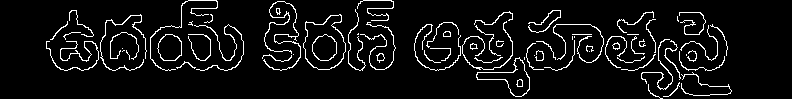
//> input picture CVDRIK_TEST/OCR/line_1.png, 792 x 99 px; its folder holds only this picture in this run
$ ./recog line_1.png   (built with g++ and OpenCV 4)
//> lines starting //> are read from the running program, lines starting //| are printed output that depends on the picture; after the words box and inside, x2 and y2 are one past the last pixel; in counts of white or black regions, pixels touching at a corner belong together
### CVDRIK/CVDRIKTextRecognition/CVDRIKTextRecognition.cpp
/*********************************************************************************
 *
 PROJECT:			CVDRIKTextDetection
 FILE:			    CVDRIKTextRecognition.cpp
 AUTHOR:			KUMAR GAURAV
 DATE:              19th Jan 2014
 DESCRIPTION:		CPP File for Text Recognition Functions

 *********************************************************************************/


/*************************** OTHER INCLUDE FILES *****************************/

#include "CVDRIKTextRecognition.h"

#define EPSILON 0.0001
#define PI 3.141593
#define VERYLARGENUM 1000000


/*****************************************************************************/


/******************************************************************************
 *                           FUNCTIONS                           *

 ******************************************************************************/


// Function for Computing Line Segmentation
// Inputs :-
//			(IplImage*) binImg : Pointer to the 1-Channel Binary Image
//          (int*) numLine : It will contain the number of Lines in text box
//          (IplImage**) lineImg : An array of IplImages where each image corresponds to a particular line of text
// Outputs :-
//			(unsigned char) errCode : The Error Code of Execution
// Invoked As : errCode = computeLineSegmentation( &binImg , &numLine, &lineImg );
unsigned char computeLineSegmentation( IplImage* binImg , int* numLine, IplImage** lineImg)
{

	// Check Inputs
	if((binImg->imageSize<=0) || (binImg->nChannels!=1))
	{
		// Error Code 1: Invalid Input
		return(1);
	}

	// Line Segmentation
	int th1 = 0;// may depend on font
	int baseIndx = -(binImg->widthStep);
	int count=0,flag=0, start=0,end=0;
	for(int y=0 ; y< (binImg->height) ; ++y)
	{
		// update base index
		baseIndx = baseIndx + (binImg->widthStep) ;
		int currIndx = baseIndx - 1;
	    flag=0;
		for(int x =0 ; x < (binImg->width) ; ++x )
		{
			currIndx = currIndx +1;
			printf("%d\n",binImg->imageData[currIndx]);
			if( binImg->imageData[currIndx]<0)//>-1
			  {
				  flag=1;
				  break;
			  }
		}

		if(flag==0 or (y==binImg->height -1) )
		{
			if(flag==1)
				end = binImg->height -1;
			else
				end = y-1;
			if( end - start > th1)
			{
				count++;
			// Allocate Memory for the Line Image
				lineImg[count] = cvCreateImage( cvSize( binImg->width , end-start +  1  ) , IPL_DEPTH_8U , 1 );
				int bindex = (start-1)*(binImg->widthStep);
				int bindex1 = -binImg->widthStep;
				for(int l=start;l<=end;l++)
				{
					bindex = bindex + binImg->widthStep;
					bindex1 = bindex1 + binImg->widthStep;
					int cindex = bindex - 1;
					int cindex1 = bindex1 - 1;
					for(int m=0;m< binImg->width;m++)
					{
						cindex++;
						cindex1++;
						lineImg[count]->imageData[cindex1] = binImg->imageData[cindex];

					}

				}
				start = y+1;
		     }
		     else
			{
				start = y+1;
			}
		}

	}

		*numLine = count;
    // Error Code 0 : All well
    return( 0 );
}


// Function for Computing Word Segmentation
// Inputs :-
//			(IplImage*) binImg : Pointer to the 1-Channel Binary Image
//          (int*) numWord : It will contain the number of words in text line
//          (IplImage**) wordImg : An array of IplImages where each image corresponds to a particular word of text
// Outputs :-
//			(unsigned char) errCode : The Error Code of Execution
// Invoked As : errCode = computeWordSegmentation( &binImg , &numWord, &wordImg );
unsigned char computeWordSegmentation( IplImage* binImg , int* numWord, IplImage** wordImg)
{
	// Check Inputs
	if((binImg->imageSize<=0) || (binImg->nChannels!=1))
	{
		// Error Code 1: Invalid Input
		return(1);
	}

	// Word Segmentation
	int th1 =20;
	int baseIndx = -1;
	int widthStep = binImg->widthStep;
	int count=0,flag=0, start=0,end=0;
	for(int x=0 ; x< (binImg->width) ; ++x)
	{
		// update base index
		baseIndx = baseIndx + 1 ;

		int currIndx = baseIndx - widthStep;

		flag=0;
		for(int y =0 ; y < (binImg->height) ; ++y )
		{
			currIndx = currIndx +widthStep;

			if( binImg->imageData[currIndx]<0)//>-1
			  {
				  flag=1;
				  break;
			  }
		}
		if(flag==0 or (x == binImg->width -1))
		{
			if(flag==1)
				end = binImg->width -1;
			else
				end = x-1;
			if( end - start > th1)
			{
				count++;
			// Allocate Memory for the Word Image
				wordImg[count] = cvCreateImage( cvSize( end-start + 2 , binImg->height) , IPL_DEPTH_8U , 1 );
				int bindex = -binImg->widthStep;
				int nwidthStep = end - start + 1 + 4 - (end-start + 1)%4;

				int bindex1 = -nwidthStep;
				for(int l=0;l< binImg->height;l++)
				{
					bindex = bindex + binImg->widthStep;
					bindex1 = bindex1 + nwidthStep;
					int cindex = bindex + start - 1;
					int cindex1 = bindex1 - 1;
					for(int m=0;m<nwidthStep;m++)
					{
						cindex = cindex + 1;
						cindex1 = cindex1 + 1;
						wordImg[count]->imageData[cindex1] = binImg->imageData[cindex];

					}

				}

				start = x + 1;
		     }
		     else
			{
				start = x + 1;
			}
		}

	}

		*numWord = count;

    // Error Code 0 : All well
    return( 0 );
}


// Function for Computing Character Segmentation
// Inputs :-
//			(IplImage*) binImg : Pointer to the 1-Channel Binary Image
//          (int*) numChar : It will contain the number of characters in word
//          (IplImage**) charImg : An array of IplImages where each image corresponds to a particular character
// Outputs :-
//			(unsigned char) errCode : The Error Code of Execution
// Invoked As : errCode = computeCharcterSegmentation( &binImg , &numChar, &charImg );
// [487 lines left out: functions computeCharacterSegmentation, computeHistProjMean, computeHistProjPixel, computeVirticalZeroCross, computeHorizontalZeroCross, not called in this run]

### CVDRIK_TEST/OCR/recog.cpp
// code for Only text recognition
// Include Standard C/C++ Header Files Here
#include <stdio.h>
#include <stdlib.h>
#include <string.h>
#include <math.h>
#include <time.h>
// Include OpenCV Header Files Here
#include <opencv/highgui.h>
#include <opencv/cv.h>
#include <opencv/cvaux.h>
#include <opencv/cxcore.h>
#include <opencv2/opencv.hpp>
#include <opencv2/core/core.hpp>
#include <opencv2/nonfree/nonfree.hpp>
#include <opencv2/nonfree/features2d.hpp>
#include <opencv2/features2d/features2d.hpp>
#include <opencv2/legacy/legacy.hpp>
#include <opencv2/highgui/highgui.hpp>
#include <opencv2/calib3d/calib3d.hpp>
#include <opencv2/imgproc/imgproc.hpp>
#include <gsl/gsl_matrix_float.h>
#include <gsl/gsl_histogram.h>

// Include CVDRIK Header Files Here
#include "../../CVDRIK/CVDRIKMisc/CVDRIKMisc.h"
#include "../../CVDRIK/CVDRIKTextRecognition/CVDRIKTextRecognition.h"
#include "../../CVDRIK/CVDRIKMultiChannelImage/CVDRIKMultiChannelImage.h"
#include "../../CVDRIK/CVDRIKImageProcessing/CVDRIKImageProcessing.h"


int main( int argc , char** argv )
{

	// Check Usage
	if( argc != 2 )
	{
		// Show Purpose
		printf( "\n\n Purpose : text recognition in images \n\n" );

		// Show Usage
		printf( "\n\n Usage As : recog [ImageFileName] \n\n" );

		// Show Sample Command Line
		printf( "\n\n Sample Command Line : ./recog imagename.png  \n\n" );

		return( 0 );
	}

	IplImage* im_gray = cvLoadImage(argv[1],CV_LOAD_IMAGE_GRAYSCALE);
//> im_gray: 99 rows x 792 cols, CV_8UC1; 6.7% white in thin lines or dots, all inside (x1, y1, x2, y2) = (46, 0, 732, 99)
	IplImage* binImg = cvCreateImage(cvGetSize(im_gray),IPL_DEPTH_8U,1);
	IplImage* edgeImg = cvCreateImage(cvGetSize(im_gray),IPL_DEPTH_8U,1);
    cvCanny(im_gray, edgeImg, 175, 320,3);
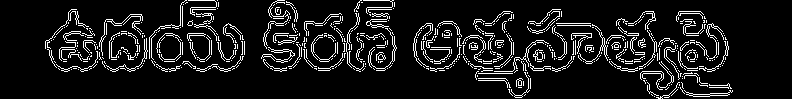
//> edgeImg: 99 rows x 792 cols, CV_8UC1; 9.6% white in thin lines or dots, all inside (x1, y1, x2, y2) = (45, 0, 733, 99)
    cvThreshold(edgeImg, binImg, 0, 255, CV_THRESH_BINARY | CV_THRESH_OTSU);


	int width = binImg->width;
//> width = 792
	int height = binImg->height;
//> height = 99

	//Line Segmentation
	printf("\n Line Segmentation \n");
    int* numLine = (int*)malloc(sizeof(int));
	IplImage** lineImg;
	lineImg = new IplImage*[10];
	cvShowImage("initial",binImg);
	cvWaitKey(30);
	unsigned char erc = computeLineSegmentation( binImg , numLine, lineImg);
//> the loop in computeLineSegmentation, `for(int y=0 ; y< (binImg->height) ; ++y)` made 99 passes
//> (bindex, bindex1) on pass 99: (77616, 77616)
//> currIndx on passes 1 to 6: 185, 976, 1766, 2557, 3349, 4140
//> after the loop in computeLineSegmentation, `for(int y=0 ; y< (binImg->height) ; ++y)`: baseIndx = 77616; flag = 1; start = 99
//> erc = 0
	if( erc != 0 )
	{
		printf( "\n\n Error Code = %d \n\n" , erc );
		getchar();
	}
  printf("Number of lines: %d \n", *numLine);
//| Number of lines: 1

  // Word Segmentation
  printf("\n Word Segmentation \n");
  int* numWord = (int*)malloc(sizeof(int));
  IplImage** wordImg;
  wordImg = new IplImage*[40];
  for(int i =1; i<=(*numLine) ; i++)
  {
	cvShowImage("lines",lineImg[i]);
	cvWaitKey(20);
	//Saving Image
     char out[150];
     sprintf( out , "line_%d.png",i);
     cvSaveImage(out,lineImg[i]);
	getchar();
	erc = computeWordSegmentation( lineImg[i] , numWord, wordImg);
	if( erc != 0 )
	{
		printf( "\n\n Error Code = %d \n\n" , erc );
		getchar();
	}
	printf("Number of words : %d\n", *numWord);
	for(int k=1; k<= (*numWord) ;k++)
	{
		cvShowImage("words",wordImg[k]);
		cvWaitKey(20);
		sprintf( out , "word_%d_%d.png",i,k);
		cvSaveImage(out,wordImg[k]);
		getchar();

		// [25 lines of commented-out code are left out]
	}


  }
//> this loop made 1 pass
//> erc on pass 1: 0
//| Number of words : 5


}

$ run again, on CVDRIK_TEST/OCR/line_2.png
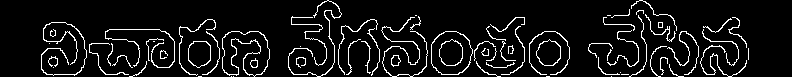
//> input picture CVDRIK_TEST/OCR/line_2.png, 792 x 77 px
//> im_gray: 77 rows x 792 cols, CV_8UC1; 7.8% white in thin lines or dots, all inside (x1, y1, x2, y2) = (41, 0, 749, 77)
//> `cvCanny(im_gray, edgeImg, 175, 320,3);`:
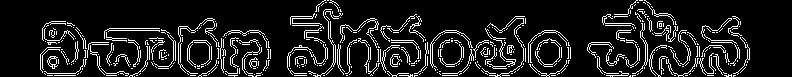
//> edgeImg: 77 rows x 792 cols, CV_8UC1; 11.3% white in thin lines or dots, all inside (x1, y1, x2, y2) = (40, 0, 750, 77)
//> the loop in computeLineSegmentation, `for(int y=0 ; y< (binImg->height) ; ++y)` made 77 passes
//> (bindex, bindex1) on pass 77: (60192, 60192)
//> after the loop in computeLineSegmentation, `for(int y=0 ; y< (binImg->height) ; ++y)`: baseIndx = 60192; flag = 1; start = 77
//> `unsigned char erc = computeLineSegmentation( binImg , numLine, lineImg);`: erc = 0
//| Number of lines: 1
//> the loop `for(int i =1; i<=(*numLine) ; i++)` made 1 pass
//> erc on pass 1: 0
//> (printed output is left out)
